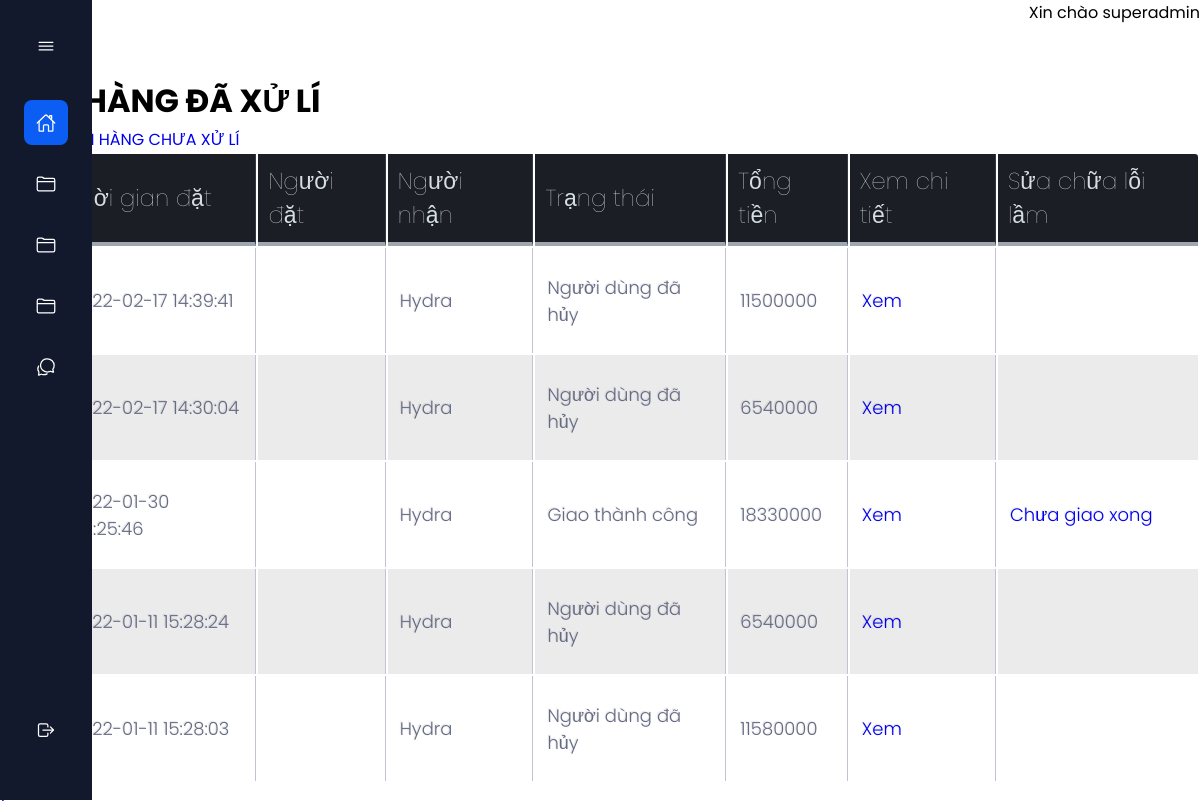
Page /admin/receipts/view_receipts_finished.php (signed in) on the earlier database version.
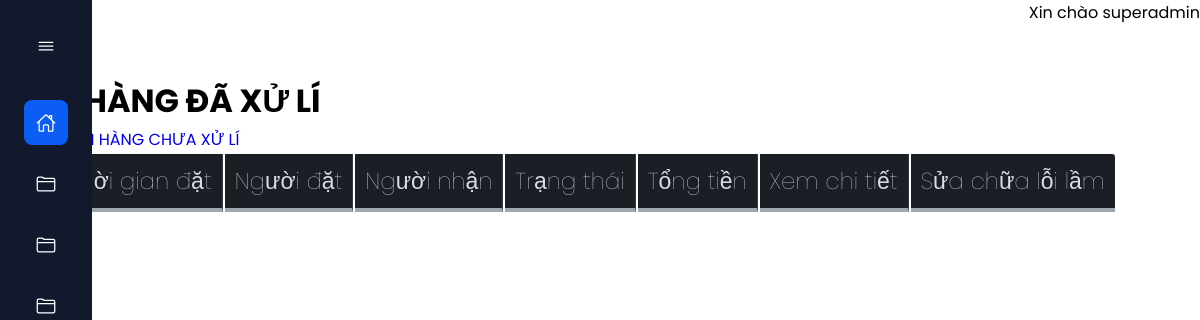
Same page on the later database version.
### tables this page shows
CREATE TABLE `receipts` (
  `id` int NOT NULL,
  `customer_id` int NOT NULL,
  `order_time` timestamp NOT NULL DEFAULT CURRENT_TIMESTAMP,
  `receiver_id` varchar(50) DEFAULT NULL,
  `note` mediumtext,
  `status` int NOT NULL,
  `total` int DEFAULT NULL
);

CREATE TABLE `customers` (
  `id` int NOT NULL,
  `name` varchar(200) NOT NULL,
  `gender` varchar(200) NOT NULL,
  `dob` date NOT NULL,
  `email` varchar(200) NOT NULL,
  `password` varchar(200) NOT NULL,
  `token` varchar(200) DEFAULT NULL
);

### admin/receipts/view_receipts_finished.php (the view, shortened to what this page needs)
<!DOCTYPE html>
<html>
<head>
	<link rel="stylesheet" href="../index3.css">
	<link rel="stylesheet" href="../style_validate1.css">
	<link rel="stylesheet" type="text/css" href="../style_table.css">
</head>
<?php
require '../connect_database.php';
if (isset($_GET['index'])) {
	$i = $_GET['index'];
} else {
	$i = 1;
}
$sql_command_select_receipts = "select count(*) from receipts where status = 3 or status = 7 or status = 5";
$query_sql_command_select_receipts = mysqli_query($connect_database, $sql_command_select_receipts);
$count_receipts = mysqli_fetch_array($query_sql_command_select_receipts)['count(*)'];
$receipts_on_page = 5;
$count_pages = ceil ($count_receipts / $receipts_on_page);
$skip_receipts_page = ( $i - 1 ) * $receipts_on_page;
$sql_command_select = "SELECT receipts.*, customers.name as 'customer_name', customers.email as 'customer_email', receivers.name as 'receiver_name', receivers.phone as 'receiver_phone', receivers.address as 'receiver_address'
from receipts
left JOIN receivers on receivers.id = receipts.receiver_id
JOIN customers on customers.id = receipts.customer_id
WHERE receipts.status in (3, 5, 7)
GROUP BY receipts.id
ORDER BY receipts.order_time desc
limit $receipts_on_page offset $skip_receipts_page";
$query_sql_command_select = mysqli_query($connect_database, $sql_command_select);
 ?>
<body>
<?php require '../menu.php'; ?>
<div class="top">
	<div class = "login">
		<span>Xin chào <?php echo $_SESSION['name'] ?></span>
	</div>
</div>
<div class = "bot">
	<div class = "header">
		<h1 class =  "header" >ĐƠN HÀNG ĐÃ XỬ LÍ</h1>
	</div>
	-> <a href = "index.php">XEM ĐƠN HÀNG CHƯA XỬ LÍ</a>
	<br>
	<?php require '../validate.php' ?>
	<table class = "table">
		<tr>
			<th>Mã</th>
			<th>Thời gian đặt</th>
			<th>Người đặt</th>
			<th>Người nhận</th>
			<th>Trạng thái</th>
			<th>Tổng tiền</th>
			<th>Xem chi tiết</th>
			<th>Sửa chữa lỗi lầm</th>
		</tr>
		<?php foreach ($query_sql_command_select as $each_receipt) : ?>
		<?php if ($each_receipt['status'] == 3 || $each_receipt['status'] == 5 || $each_receipt['status'] == 7 ) { ?>
		<tr>
			<td><?php echo $each_receipt['id'] ?></td>
			<td><?php echo $each_receipt['order_time'] ?></td>
			<td>
				<?php echo $each_receipt['receiver_name'] ?><br>
				<?php echo $each_receipt['receiver_phone'] ?><br>
				<?php echo $each_receipt['receiver_address'] ?><br>
			</td>
			<td><?php echo $each_receipt['customer_name'] ?></td>
			<td>
				<?php
				switch ($each_receipt['status']) {
					case 7:
						echo 'Người dùng đã hủy';
						break;
					case 5:
						echo 'Giao thành công';
						break;
				}
				 ?>
			</td>
			<td><?php echo $each_receipt['total'] ?></td>
			<td>
				<a href="detail_receipt.php?id=<?php echo $each_receipt['id'] ?>">Xem</a>
			</td>
			<td>
				<?php if ( $each_receipt['status'] == 5 ) { ?>
					<a href="update_receipt.php?id=<?php echo $each_receipt['id'] ?>&status=4a">Chưa giao xong</a>
				<?php } else if ( $each_receipt['status'] == 3 ) { ?>
					<a href="update_receipt.php?id=<?php echo $each_receipt['id'] ?>&status=2">Không hủy nữa</a>
				<?php } ?>
			</td>
		</tr>
		<?php } ?>
		<?php endforeach ?>
	</table>
	<?php for ($i = 1; $i <= $count_pages; $i++ ) { ?>
		<a href = "?index=<?php echo $i ?>">
		</a>
	<?php } ?>
</div>
</body>
</html>

Differences in the rows shown:
removed receipts: order_time "2022-02-17 14:39:41", customer.name "Hydra", status "Người dùng đã hủy", total "11500000"
removed receipts: order_time "2022-02-17 14:30:04", customer.name "Hydra", status "Người dùng đã hủy", total "6540000"
removed receipts: order_time "2022-01-30 08:25:46", customer.name "Hydra", status "Giao thành công", total "18330000"
removed receipts: order_time "2022-01-11 15:28:24", customer.name "Hydra", status "Người dùng đã hủy", total "6540000"
removed receipts: order_time "2022-01-11 15:28:03", customer.name "Hydra", status "Người dùng đã hủy", total "11580000"
